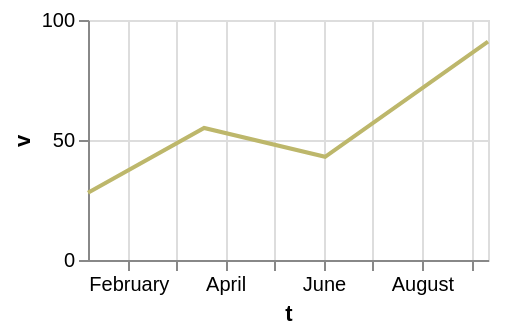

Vega-Lite specification for this chart:
### Vega-Lite specification from a JSON file in a GitHub repository (floating-point values rounded to 4 significant figures)
{"$schema": "https://vega.github.io/schema/vega-lite/v6.json", "width": 200, "height": 120, "data": {"values": [{"c": "alpha", "v": 28, "w": 3, "t": "2024-01-07"}, {"c": "beta", "v": 55, "w": 7, "t": "2024-03-19"}, {"c": "gamma", "v": 43, "w": 5, "t": "2024-06-02"}, {"c": "delta", "v": 91, "w": 9, "t": "2024-09-11"}]}, "mark": "line", "encoding": {"x": {"field": "t", "type": "temporal"}, "y": {"field": "v", "type": "quantitative"}}, "config": {"line": {"stroke": "darkkhaki"}}}
